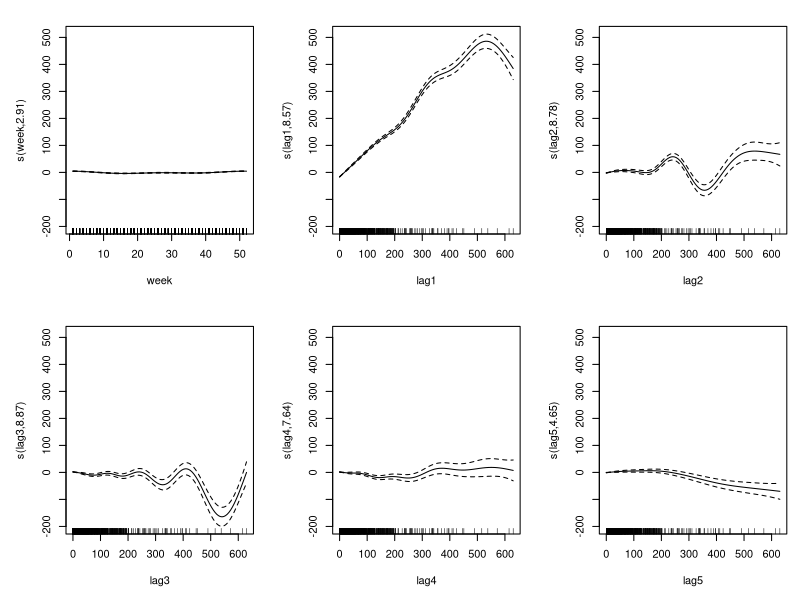

This chart was generated by the following R code:
library(readr)
library(dplyr)
library(mgcv)

flu <- read_csv("influenza_clean_weekly.csv")

flu$country <- as.factor(flu$country)

flu <- flu %>% arrange(country, year, week)

flu <- flu %>% group_by(country) %>% mutate(
    lag1 = lag(cases, 1),
    lag2 = lag(cases, 2),
    lag3 = lag(cases, 3),
    lag4 = lag(cases, 4),
    lag5 = lag(cases, 5)) %>% ungroup()

flu <- na.omit(flu)

gam_model <- gam(cases ~ 
    s(week, bs = "cc", k = 5) +
    s(lag1) + 
    s(lag2) + 
    s(lag3) +
    s(lag4) +
    s(lag5) +
    country, data = flu, method = "REML")

summary(gam_model)

plot(gam_model, pages = 1, shade = TRUE, rug = TRUE)

pred <- predict(gam_model, newdata = flu)

rmse <- sqrt(mean((flu$cases - pred)^2))
mae <- mean(abs(flu$cases - pred))
r2 <- 1 - sum((flu$cases - pred)^2) / sum((flu$cases - mean(flu$cases))^2)

cat("RMSE:", rmse, "\n")
cat("MAE:", mae, "\n")
cat("R2:", r2, "\n")

spain_data <- flu %>% filter(country == "Spain") %>% arrange(year, week)

last5 <- tail(spain_data$cases, 5)

new_data <- data.frame(
  country = factor("Spain", levels = levels(flu$country)),
  week = 1,
  lag1 = last5[5],
  lag2 = last5[4],
  lag3 = last5[3],
  lag4 = last5[2],
  lag5 = last5[1])

pred <- predict(gam_model, newdata = new_data)

cat("Predicted cases Spain 2023-W01:", round(pred), "\n")
